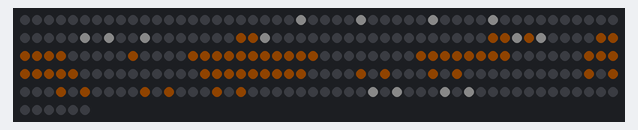
Recording of a sketch running on a simulated Arduino Uno, built with avr-gcc and run on an emulated ATmega328P. On the bench: 256 RGB LEDs in strip order, left to right, continuing on the next row. Dim RGB values are drawn brighter than linear.

Above: at 0.1 s.
At 5.05 s:
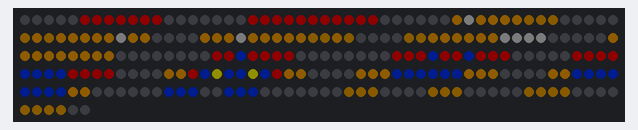
At 9.71 s:
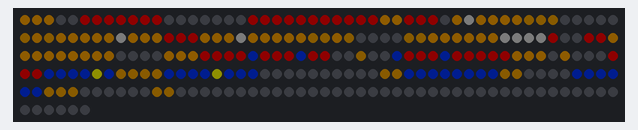

The sketch:

reindeer_mario.ino
```cpp
/* Arduino 256 RGB LEDs Matrix Animation Frame
 * Using WS2812 LED Strips

First created by Yvan / https://Brainy-Bits.com
Reindeer and Marip by me

This code is in the public domain...

You can: copy it, use it, modify it, share it or just plain ignore it!
Thx!

*/

#include <avr/pgmspace.h>  // Needed to store stuff in Flash using PROGMEM
#include "FastLED.h"       // Fastled library to control the LEDs
#include <stdint.h>

// How many leds are connected?
#define NUM_LEDS 256

// Define the Data Pin
#define DATA_PIN 3  // Connected to the data pin of the first LED strip

// Define the array of leds
CRGB leds[NUM_LEDS];

const long reindeer1[] PROGMEM =
{

0x000000, 0x000000, 0x000000, 0x000000, 0x000000, 0x000000, 0x000000, 0x000000, 0x000000, 0x000000, 0x000000, 0x000000, 0x000000, 0x000000, 0x000000, 0x000000,
0x000000, 0x000000, 0x000000, 0x000000, 0x000000, 0x000000, 0x000000, 0xacaba9, 0x000000, 0x000000, 0x000000, 0x000000, 0xacaba9, 0x000000, 0x000000, 0x000000,
0x000000, 0x000000, 0xacaba9, 0x000000, 0x000000, 0x000000, 0x000000, 0xacaba9, 0x000000, 0x000000, 0x000000, 0x000000, 0x000000, 0x000000, 0x000000, 0x000000,
0x000000, 0x000000, 0x000000, 0x000000, 0x000000, 0x000000, 0x000000, 0xacaba9, 0x000000, 0xacaba9, 0x000000, 0x000000, 0xacaba9, 0x000000, 0x000000, 0x000000,
0x000000, 0x000000, 0x000000, 0x000000, 0xff7c00, 0xff7c00, 0xacaba9, 0x000000, 0x000000, 0x000000, 0x000000, 0x000000, 0x000000, 0x000000, 0x000000, 0x000000,
0x000000, 0x000000, 0x000000, 0x000000, 0x000000, 0x000000, 0x000000, 0x000000, 0x000000, 0xff7c00, 0xff7c00, 0xacaba9, 0xff7c00, 0xacaba9, 0x000000, 0x000000,
0x000000, 0x000000, 0xff7c00, 0xff7c00, 0xff7c00, 0xff7c00, 0xff7c00, 0xff7c00, 0x000000, 0x000000, 0x000000, 0x000000, 0x000000, 0xff7c00, 0x000000, 0x000000,
0x000000, 0x000000, 0xff7c00, 0xff7c00, 0xff7c00, 0xff7c00, 0xff7c00, 0xff7c00, 0xff7c00, 0xff7c00, 0xff7c00, 0xff7c00, 0xff7c00, 0x000000, 0x000000, 0x000000,
0x000000, 0x000000, 0x000000, 0x000000, 0x000000, 0xff7c00, 0xff7c00, 0xff7c00, 0xff7c00, 0xff7c00, 0xff7c00, 0xff7c00, 0xff7c00, 0x000000, 0x000000, 0x000000,
0x000000, 0x000000, 0x000000, 0xff7c00, 0xff7c00, 0xff7c00, 0xff7c00, 0xff7c00, 0xff7c00, 0xff7c00, 0xff7c00, 0x000000, 0x000000, 0x000000, 0x000000, 0x000000,
0x000000, 0x000000, 0x000000, 0x000000, 0x000000, 0xff7c00, 0xff7c00, 0xff7c00, 0xff7c00, 0xff7c00, 0xff7c00, 0xff7c00, 0xff7c00, 0xff7c00, 0x000000, 0x000000,
0x000000, 0x000000, 0xff7c00, 0x000000, 0xff7c00, 0x000000, 0x000000, 0x000000, 0xff7c00, 0x000000, 0xff7c00, 0x000000, 0x000000, 0x000000, 0x000000, 0x000000,
0x000000, 0x000000, 0x000000, 0x000000, 0x000000, 0xff7c00, 0x000000, 0xff7c00, 0x000000, 0x000000, 0x000000, 0xff7c00, 0x000000, 0xff7c00, 0x000000, 0x000000,
0x000000, 0x000000, 0xff7c00, 0x000000, 0xff7c00, 0x000000, 0x000000, 0x000000, 0xff7c00, 0x000000, 0xff7c00, 0x000000, 0x000000, 0x000000, 0x000000, 0x000000,
0x000000, 0x000000, 0x000000, 0x000000, 0x000000, 0xacaba9, 0x000000, 0xacaba9, 0x000000, 0x000000, 0x000000, 0xacaba9, 0x000000, 0xacaba9, 0x000000, 0x000000,
0x000000, 0x000000, 0x000000, 0x000000, 0x000000, 0x000000, 0x000000, 0x000000, 0x000000, 0x000000, 0x000000, 0x000000, 0x000000, 0x000000, 0x000000, 0x000000
};


const long reindeer2[] PROGMEM =
{
0x000000, 0x000000, 0x000000, 0x000000, 0x000000, 0x000000, 0x000000, 0x000000, 0x000000, 0x000000, 0x000000, 0x000000, 0x000000, 0x000000, 0x000000, 0x000000,
0x000000, 0x000000, 0x000000, 0x000000, 0x000000, 0x000000, 0x000000, 0xacaba9, 0x000000, 0x000000, 0x000000, 0x000000, 0xacaba9, 0x000000, 0x000000, 0x000000,
0x000000, 0x000000, 0xacaba9, 0x000000, 0x000000, 0x000000, 0x000000, 0xacaba9, 0x000000, 0x000000, 0x000000, 0x000000, 0x000000, 0x000000, 0x000000, 0x000000,
0x000000, 0x000000, 0x000000, 0x000000, 0x000000, 0x000000, 0x000000, 0xacaba9, 0x000000, 0xacaba9, 0x000000, 0x000000, 0xacaba9, 0x000000, 0x000000, 0x000000,
0x000000, 0x000000, 0x000000, 0x000000, 0xff7c00, 0xff7c00, 0xacaba9, 0x000000, 0x000000, 0x000000, 0x000000, 0x000000, 0x000000, 0x000000, 0x000000, 0x000000,
0x000000, 0x000000, 0x000000, 0x000000, 0x000000, 0x000000, 0x000000, 0x000000, 0x000000, 0xff7c00, 0xacaba9, 0xff7c00, 0xacaba9, 0x000000, 0x000000, 0x000000,
0x000000, 0x000000, 0xf40404, 0xff7c00, 0xff7c00, 0xff7c00, 0xff7c00, 0xff7c00, 0x000000, 0x000000, 0x000000, 0x000000, 0x000000, 0xff7c00, 0x000000, 0x000000,
0x000000, 0x000000, 0xff7c00, 0xff7c00, 0xff7c00, 0xff7c00, 0xff7c00, 0xff7c00, 0xff7c00, 0xff7c00, 0xff7c00, 0xff7c00, 0xff7c00, 0x000000, 0x000000, 0x000000,
0x000000, 0x000000, 0x000000, 0x000000, 0x000000, 0xff7c00, 0xff7c00, 0xff7c00, 0xff7c00, 0xff7c00, 0xff7c00, 0xff7c00, 0xff7c00, 0x000000, 0x000000, 0x000000,
0x000000, 0x000000, 0x000000, 0xff7c00, 0xff7c00, 0xff7c00, 0xff7c00, 0xff7c00, 0xff7c00, 0xff7c00, 0xff7c00, 0x000000, 0x000000, 0x000000, 0x000000, 0x000000,
0x000000, 0x000000, 0x000000, 0x000000, 0x000000, 0xff7c00, 0xff7c00, 0xff7c00, 0xff7c00, 0xff7c00, 0xff7c00, 0xff7c00, 0xff7c00, 0x000000, 0x000000, 0x000000,
0x000000, 0x000000, 0x000000, 0xff7c00, 0xff7c00, 0x000000, 0x000000, 0x000000, 0xff7c00, 0x000000, 0xff7c00, 0x000000, 0x000000, 0x000000, 0x000000, 0x000000,
0x000000, 0x000000, 0x000000, 0x000000, 0xff7c00, 0x000000, 0x000000, 0xff7c00, 0x000000, 0x000000, 0xff7c00, 0x000000, 0xff7c00, 0x000000, 0x000000, 0x000000,
0x000000, 0x000000, 0x000000, 0xff7c00, 0x000000, 0xff7c00, 0x000000, 0x000000, 0xff7c00, 0x000000, 0x000000, 0xff7c00, 0x000000, 0x000000, 0x000000, 0x000000,
0x000000, 0x000000, 0x000000, 0x000000, 0xacaba9, 0x000000, 0x000000, 0xacaba9, 0x000000, 0x000000, 0xacaba9, 0x000000, 0xacaba9, 0x000000, 0x000000, 0x000000,
0x000000, 0x000000, 0x000000, 0x000000, 0x000000, 0x000000, 0x000000, 0x000000, 0x000000, 0x000000, 0x000000, 0x000000, 0x000000, 0x000000, 0x000000, 0x000000
};

const long mario1[] PROGMEM =
{
0x000000, 0x000000, 0x000000, 0x000000, 0x000000, 0xf70505, 0xf70505, 0xf70505, 0xf70505, 0xf70505, 0xf70505, 0xf70505, 0x000000, 0x000000, 0x000000, 0x000000,
0x000000, 0x000000, 0x000000, 0xf70505, 0xf70505, 0xf70505, 0xf70505, 0xf70505, 0xf70505, 0xf70505, 0xf70505, 0xf70505, 0xf70505, 0xf70505, 0x000000, 0x000000,
0x000000, 0x000000, 0x000000, 0x000000, 0xec9f07, 0x3e3c3c, 0xec9f07, 0xec9f07, 0xec9f07, 0xec9f07, 0x98620a, 0x98620a, 0x98620a, 0x000000, 0x000000, 0x000000,
0x000000, 0x000000, 0x98620a, 0xec9f07, 0x98620a, 0xec9f07, 0xec9f07, 0xec9f07, 0xec9f07, 0xec9f07, 0x3e3c3c, 0xec9f07, 0xec9f07, 0x000000, 0x000000, 0x000000,
0x000000, 0xec9f07, 0xec9f07, 0xec9f07, 0x3e3c3c, 0xec9f07, 0xec9f07, 0xec9f07, 0xec9f07, 0xec9f07, 0x98620a, 0x98620a, 0xec9f07, 0x98620a, 0x000000, 0x000000,
0x000000, 0x000000, 0x98620a, 0x98620a, 0xec9f07, 0xec9f07, 0xec9f07, 0xec9f07, 0xec9f07, 0xec9f07, 0x3e3c3c, 0x3e3c3c, 0x3e3c3c, 0x3e3c3c, 0x000000, 0x000000,
0x000000, 0x000000, 0x000000, 0xec9f07, 0xec9f07, 0xec9f07, 0xec9f07, 0xec9f07, 0xec9f07, 0xec9f07, 0xec9f07, 0xec9f07, 0x000000, 0x000000, 0x000000, 0x000000,
0x000000, 0x000000, 0x000000, 0x000000, 0xf70505, 0xf70505, 0x0537f7, 0xf70505, 0xf70505, 0xf70505, 0xf70505, 0x000000, 0x000000, 0x000000, 0x000000, 0x000000,
0x000000, 0x000000, 0x000000, 0xf70505, 0xf70505, 0xf70505, 0x0537f7, 0xf70505, 0xf70505, 0x0537f7, 0xf70505, 0xf70505, 0xf70505, 0x000000, 0x000000, 0x000000,
0x000000, 0x000000, 0xf70505, 0xf70505, 0xf70505, 0xf70505, 0x0537f7, 0x0537f7, 0x0537f7, 0x0537f7, 0xf70505, 0xf70505, 0xf70505, 0xf70505, 0x000000, 0x000000,
0x000000, 0x000000, 0xec9f07, 0xec9f07, 0xf70505, 0x0537f7, 0xf7f005, 0x0537f7, 0x0537f7, 0xf7f005, 0x0537f7, 0xf70505, 0xec9f07, 0xec9f07, 0x000000, 0x000000,
0x000000, 0x000000, 0xec9f07, 0xec9f07, 0xec9f07, 0x0537f7, 0x0537f7, 0x0537f7, 0x0537f7, 0x0537f7, 0x0537f7, 0xec9f07, 0xec9f07, 0xec9f07, 0x000000, 0x000000,
0x000000, 0x000000, 0xec9f07, 0xec9f07, 0x0537f7, 0x0537f7, 0x0537f7, 0x0537f7, 0x0537f7, 0x0537f7, 0x0537f7, 0x0537f7, 0xec9f07, 0xec9f07, 0x000000, 0x000000,
0x000000, 0x000000, 0x000000, 0x000000, 0x0537f7, 0x0537f7, 0x0537f7, 0x000000, 0x000000, 0x0537f7, 0x0537f7, 0x0537f7, 0x000000, 0x000000, 0x000000, 0x000000,
0x000000, 0x000000, 0x000000, 0x98620a, 0x98620a, 0x98620a, 0x000000, 0x000000, 0x000000, 0x000000, 0x98620a, 0x98620a, 0x98620a, 0x000000, 0x000000, 0x000000,
0x000000, 0x000000, 0x98620a, 0x98620a, 0x98620a, 0x98620a, 0x000000, 0x000000, 0x000000, 0x000000, 0x98620a, 0x98620a, 0x98620a, 0x98620a, 0x000000, 0x000000


};

const long mario2[] PROGMEM =
{

0xec9f07, 0xec9f07, 0xec9f07, 0x000000, 0x000000, 0xf70505, 0xf70505, 0xf70505, 0xf70505, 0xf70505, 0xf70505, 0xf70505, 0x000000, 0x000000, 0x000000, 0x000000,
0x000000, 0x000000, 0x000000, 0xf70505, 0xf70505, 0xf70505, 0xf70505, 0xf70505, 0xf70505, 0xf70505, 0xf70505, 0xf70505, 0xf70505, 0xf70505, 0xec9f07, 0xec9f07,
0xf70505, 0xf70505, 0xf70505, 0x000000, 0xec9f07, 0x3e3c3c, 0xec9f07, 0xec9f07, 0xec9f07, 0xec9f07, 0x98620a, 0x98620a, 0x98620a, 0x000000, 0x000000, 0x000000,
0x000000, 0x000000, 0x98620a, 0xec9f07, 0x98620a, 0xec9f07, 0xec9f07, 0xec9f07, 0xec9f07, 0xec9f07, 0x3e3c3c, 0xec9f07, 0xec9f07, 0xec9f07, 0xf70505, 0xf70505,
0xf70505, 0xec9f07, 0xec9f07, 0xec9f07, 0x3e3c3c, 0xec9f07, 0xec9f07, 0xec9f07, 0xec9f07, 0xec9f07, 0x98620a, 0x98620a, 0xec9f07, 0x98620a, 0x000000, 0x000000,
0x000000, 0x000000, 0x98620a, 0x98620a, 0xec9f07, 0xec9f07, 0xec9f07, 0xec9f07, 0xec9f07, 0xec9f07, 0x3e3c3c, 0x3e3c3c, 0x3e3c3c, 0x3e3c3c, 0xf70505, 0x000000,
0x000000, 0xf70505, 0xf70505, 0xec9f07, 0xec9f07, 0xec9f07, 0xec9f07, 0xec9f07, 0xec9f07, 0xec9f07, 0xec9f07, 0xec9f07, 0x000000, 0x000000, 0x000000, 0x000000,
0xec9f07, 0xec9f07, 0xec9f07, 0xf70505, 0xf70505, 0xf70505, 0xf70505, 0x0537f7, 0xf70505, 0xf70505, 0xf70505, 0x0537f7, 0xf70505, 0xf70505, 0x000000, 0x000000,
0x98620a, 0x000000, 0x000000, 0x0537f7, 0xf70505, 0xf70505, 0xf70505, 0x0537f7, 0xf70505, 0xf70505, 0xf70505, 0xf70505, 0xf70505, 0xec9f07, 0xec9f07, 0xec9f07,
0x000000, 0xec9f07, 0x000000, 0x000000, 0x000000, 0xf70505, 0xf70505, 0xf70505, 0x0537f7, 0x0537f7, 0x0537f7, 0x0537f7, 0xf7f005, 0x0537f7, 0x98620a, 0x98620a,
0x98620a, 0x98620a, 0x0537f7, 0x0537f7, 0x0537f7, 0x0537f7, 0xf7f005, 0x0537f7, 0x0537f7, 0x0537f7, 0x000000, 0x000000, 0x000000, 0x000000, 0x000000, 0x000000,
0x000000, 0x000000, 0x000000, 0x000000, 0x98620a, 0x98620a, 0x0537f7, 0x0537f7, 0x0537f7, 0x0537f7, 0x0537f7, 0x0537f7, 0x0537f7, 0x0537f7, 0x98620a, 0x98620a,
0x000000, 0x000000, 0x000000, 0x000000, 0x0537f7, 0x0537f7, 0x0537f7, 0x0537f7, 0x0537f7, 0x0537f7, 0x98620a, 0x98620a, 0x98620a, 0x000000, 0x000000, 0x000000,
0x000000, 0x000000, 0x000000, 0x98620a, 0x98620a, 0x000000, 0x000000, 0x000000, 0x000000, 0x000000, 0x000000, 0x000000, 0x000000, 0x000000, 0x000000, 0x000000,
0x000000, 0x000000, 0x000000, 0x000000, 0x000000, 0x000000, 0x000000, 0x000000, 0x000000, 0x000000, 0x000000, 0x000000, 0x000000, 0x000000, 0x000000, 0x000000,
0x000000, 0x000000, 0x000000, 0x000000, 0x000000, 0x000000, 0x000000, 0x000000, 0x000000, 0x000000, 0x000000, 0x000000, 0x000000, 0x000000, 0x000000, 0x000000

};

void reindeer_() {
  FastLED.clear();
   for(int i = 0; i < NUM_LEDS; i++) {
      leds[i] = pgm_read_dword(&(reindeer1[i]));  // Read array from Flash
      }
  FastLED.show();
  delay(600);

  FastLED.clear();
   for(int i = 0; i < NUM_LEDS; i++) {
      leds[i] = pgm_read_dword(&(reindeer2[i]));  // Read array from Flash
      }
  FastLED.show();
  delay(600);
   }


void mario_() {
  FastLED.clear();
    for(int i = 0; i < NUM_LEDS; i++) {
      leds[i] = pgm_read_dword(&(mario1[i]));  // Read array from Flash
    }

  FastLED.show();
  delay(300);

  FastLED.clear();
    for(int i = 0; i < NUM_LEDS; i++) {
      leds[i] = pgm_read_dword(&(mario2[i]));  // Read array from Flash
    }

  FastLED.show();
  delay(300);
  }


void setup() {
//FastLED.addLeds<NEOPIXEL,DATA_PIN>(leds, NUM_LEDS);  // Init of the Fastled library
LEDS.addLeds<WS2811,DATA_PIN, GRB>(leds, NUM_LEDS);
FastLED.setBrightness(15);
}

void loop() {


//for(int passtime = 0; passtime < 8; passtime++) { // Display it 8 times

  for(int rd = 0; rd <4; rd++) {
    reindeer_();
    }

  for(int mario=0; mario <8; mario++) {
    mario_();
  }
}
```

Measured:
- by itself, everything shown: repeats every 9.9 s, in 24 steps
